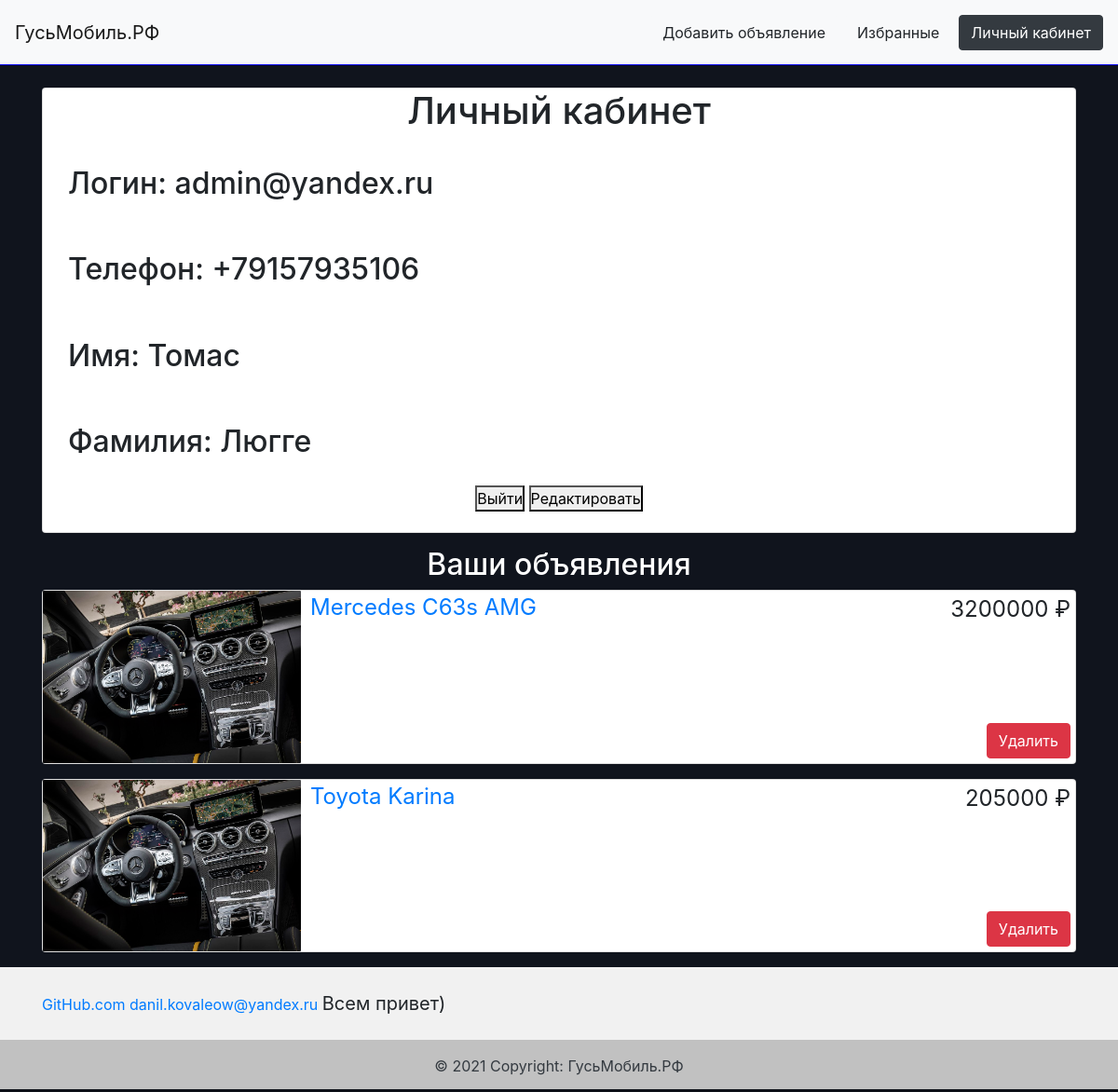
Screenshot of /profile (signed in) with the database file from the repository.
### data/users.py (models this page shows, shortened)
class Users(SqlAlchemyBase, UserMixin):
    __tablename__ = 'users'
    id = sqlalchemy.Column(sqlalchemy.Integer, primary_key=True, autoincrement=True)
    surname = sqlalchemy.Column(sqlalchemy.String, nullable=True)
    name = sqlalchemy.Column(sqlalchemy.String, nullable=True)
    email = sqlalchemy.Column(sqlalchemy.String, nullable=True, index=True, unique=True)
    phone = sqlalchemy.Column(sqlalchemy.String, nullable=True)
    hashed_password = sqlalchemy.Column(sqlalchemy.String, nullable=True)
    ads = orm.relation('Ads', back_populates='user')
    favorites = orm.relation('Favorites', back_populates='user')

### data/ads.py (models this page shows)
class Ads(SqlAlchemyBase):
    __tablename__ = 'ads'
    id = sqlalchemy.Column(sqlalchemy.Integer, primary_key=True, autoincrement=True)
    user_id = sqlalchemy.Column(sqlalchemy.Integer, sqlalchemy.ForeignKey('users.id'))
    brand = sqlalchemy.Column(sqlalchemy.String, nullable=True)
    model = sqlalchemy.Column(sqlalchemy.String, nullable=True)
    price = sqlalchemy.Column(sqlalchemy.Integer, nullable=True)
    transmission = sqlalchemy.Column(sqlalchemy.String, nullable=True)
    engine = sqlalchemy.Column(sqlalchemy.String, nullable=True)
    steering_wheel = sqlalchemy.Column(sqlalchemy.String, nullable=True)
    power = sqlalchemy.Column(sqlalchemy.Integer, nullable=True)
    drive_unit = sqlalchemy.Column(sqlalchemy.String, nullable=True)
    mileage = sqlalchemy.Column(sqlalchemy.Integer, nullable=True)
    year = sqlalchemy.Column(sqlalchemy.Integer, nullable=True)
    about = sqlalchemy.Column(sqlalchemy.Text, nullable=True)
    images = sqlalchemy.Column(sqlalchemy.String, nullable=True)
    user = orm.relation('Users')
    favorites = orm.relation('Favorites', back_populates='ad')

### main.py (the view)
@app.route('/profile')
def profile():
    db_sess = db_session.create_session()
    ads = db_sess.query(Ads).filter(Ads.user_id == current_user.id).all()
    return render_template('profile.html', title='Личный кабинет', self_ads=ads)

### data/db_session.py (called while the page is built)
def create_session() -> Session:
    global __factory
    return __factory()

### main.py (called while the page is built)
@login_manager.user_loader
def load_user(user_id):
    db_sess = db_session.create_session()
    return db_sess.query(Users).get(user_id)

### templates/profile.html
{% extends "base.html" %}
{% block content %}
    <div class="card mt-4 profile-data">
        <h1 style="text-align: center;">{{title}}</h1>
        <h2 style="padding: 7px; margin: 20px;">Логин: {{current_user.email}}</h2>
        <h2 style="padding: 7px; margin: 20px;">Телефон: {{current_user.phone}}</h2>
        <h2 style="padding: 7px; margin: 20px;">Имя: {{current_user.name}}</h2>
        <h2 style="padding: 7px; margin: 20px;">Фамилия: {{current_user.surname}}</h2>
        <div align="center" style="margin-bottom: 2%">
            <a href="/logout"><button>Выйти</button></a>
            <a href="/edit_profile"><button>Редактировать</button></a>
        </div>
    </div>
    <h2 style="text-align: center; color: white;">Ваши объявления</h2>
    {% for elem in self_ads %}
    {% if elem.user_id == current_user.id %}
    <div class="card mb-3">
        <div>
            <img class="card-img-left" src="{{elem.images}}/image_1.jpg">
            <div>
                <span style="float: left"><a href="/add/{{ elem.id }}">{{ elem.brand + ' ' + elem.model }}</a></span>
                <span style="float: right; margin-top: 2px;margin-right: 5px; text-align:right">{{ elem.price }} &#x20bd;</span>
            </div>
            {% if current_user.id == 1 or current_user.id == elem.user_id %}
            <a class="btn btn-danger delete-ad-profile" href="/delete_ad/{{ elem.id }}"> Удалить </a>
            {% endif %}
        </div>
    </div>
    {% endif %}
    {% endfor %}
{% endblock %}

### static/css/style.css (style rules this page uses)
h1, h2, h3, h4, h5, h6 { margin: 0; }
.card-img-left { width: 25%; margin-right: 10px; border-radius: 1px; float: left; }
body { background-color: #4d648d; }
span { font-size: 24px; }
* { margin: 0; padding: 0; }
.profile-data { margin-bottom: 15px; }
.delete-ad-profile { position: absolute; right: 5px; bottom: 5px; }

### rows the page displays
Users: email "admin@yandex.ru", phone "+79157935106", name "Томас", surname "Люгге"
Ads: images (picture), brand+model "Mercedes C63s AMG", price "3200000"
Ads: images (picture), brand+model "Toyota Karina", price "205000"

### other values shown
{{ title }} "Личный кабинет"
